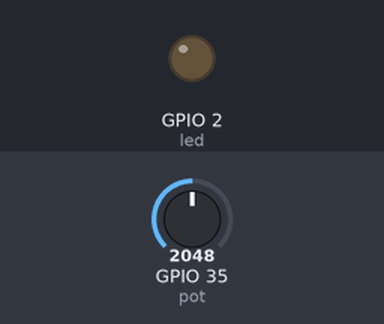
Simulated run of this program. Board: ESP32 board running MicroPython. Shown: output pins drawn as LEDs (lit = HIGH). Inputs (shaded band) come from the test bench; at power-on: GPIO 35 (pot) = 2048 (analog values on the 0–4095 scale). WiFi joins after 1.5 s; no MQTT or app messages arrive unless stated; what the program prints to the serial console is not drawn.

Above: at 2.8 s.
2.9 s: GPIO 35 (pot) set to 4054
4.4 s: GPIO 35 (pot) set to 4090
At 5.0 s:
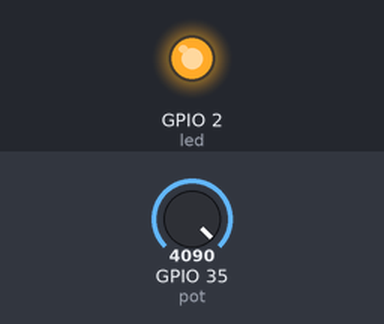
Timing chart, 0 to 7.4 s (numbered marks = the images above; inputs shaded):
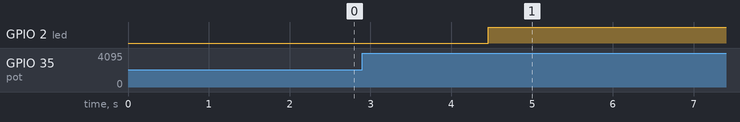

The program:

esp32_code.py
```python
import network
import time
from machine import Pin, ADC
from umqtt.simple import MQTTClient

# ---------------- WIFI ----------------
SSID = "NA dhan da"
PASSWORD = "vinil..."

wlan = network.WLAN(network.STA_IF)
wlan.active(True)
wlan.connect(SSID, PASSWORD)

while not wlan.isconnected():
    time.sleep(0.5)

print("WiFi Connected")
print("IP:", wlan.ifconfig()[0])

# ---------------- MQTT ----------------
MQTT_BROKER = "test.mosquitto.org"
MQTT_TOPIC = "smartroom/light/status"

client = MQTTClient("esp32_pot_switch", MQTT_BROKER)
client.connect()
print("MQTT Connected")

# ---------------- HARDWARE ----------------
led = Pin(2, Pin.OUT)
led.off()

pot = ADC(Pin(35))
pot.atten(ADC.ATTN_11DB)
pot.width(ADC.WIDTH_12BIT)

last_state = None   # ON / OFF

# ---------------- MAIN LOOP ----------------
while True:
    pot_value = pot.read()
    client.check_msg()

    # Pot = 0 → LIGHT OFF
    if pot_value <= 5:
        if last_state != "OFF":
            led.off()
            client.publish(MQTT_TOPIC, "LIGHT OFF")
            print("Pot =", pot_value, "→ LIGHT OFF")
            last_state = "OFF"

    # Pot = MAX → LIGHT ON
    elif pot_value >= 4090:
        if last_state != "ON":
            led.on()
            client.publish(MQTT_TOPIC, "LIGHT ON")
            print("Pot =", pot_value, "→ LIGHT ON")
            last_state = "ON"

    time.sleep(0.2)
```

Measured:
- the behaviour switches between 4089 and 4090 on GPIO 35 (pot) (found by bisection; images 0 and 1)
- after the input at 2.9 s, every drawn part: stays the same
- after the input at 4.4 s, GPIO 2 (led): LOW → HIGH after 0.06 s
